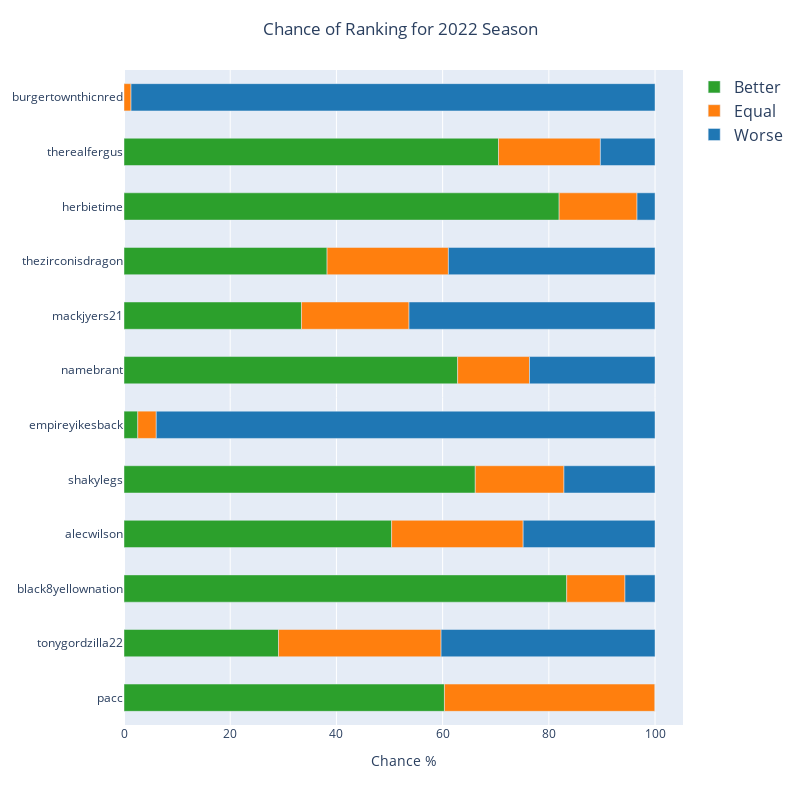

The notebook cell saved with this chart:
### Code cell
# Plots a horizontal bar chart
season_probs_melt = pd.melt(season_probs.reset_index().sort_values(by="rank", ascending=False).set_index("rank"), id_vars=['username', "Playoff"], var_name=' ', value_name='Chance %')

# Create the horizontal bar chart
fig = px.bar(
    season_probs_melt, 
    y='username', 
    x='Chance %', 
    color=' ', 
    title=f'Chance of Ranking for {YEAR} Season',
    orientation='h',  # Horizontal bar chart
    color_discrete_sequence=px.colors.qualitative.D3[:3][::-1],
)

# Update the layout
fig.update_layout(
    width=800,
    height=800,
    xaxis_title="Chance %",
    yaxis_title=None,
    title_x=0.5,
    font=dict(size=12),
    margin=dict(t=70, b=75, l=75, r=50),
    bargap=0.5,
    legend=dict(
        title=None,
        font=dict(size=16)
    )
)

fig.show()

### Figure 1 — Plotly figure (JSON) as saved in the notebook; plotly's stock layout.template omitted (floating-point values rounded to 4 significant figures)
{"data": [{"alignmentgroup": "True", "hovertemplate": " =Better<br>Chance %=%{x}<br>username=%{y}<extra></extra>", "legendgroup": "Better", "marker": {"color": "#2CA02C", "pattern": {"shape": ""}}, "name": "Better", "offsetgroup": "Better", "orientation": "h", "showlegend": true, "textposition": "auto", "type": "bar", "x": [60.34, 29.09, 83.37, 50.39, 66.15, 2.594, 62.83, 33.42, 38.24, 81.94, 70.52, 0], "xaxis": "x", "y": ["pacc", "tonygordzilla22", "black8yellownation", "alecwilson", "shakylegs", "empireyikesback", "namebrant", "mackjyers21", "thezirconisdragon", "herbietime", "therealfergus", "burgertownthicnred"], "yaxis": "y"}, {"alignmentgroup": "True", "hovertemplate": " =Equal<br>Chance %=%{x}<br>username=%{y}<extra></extra>", "legendgroup": "Equal", "marker": {"color": "#FF7F0E", "pattern": {"shape": ""}}, "name": "Equal", "offsetgroup": "Equal", "orientation": "h", "showlegend": true, "textposition": "auto", "type": "bar", "x": [39.66, 30.62, 10.97, 24.77, 16.7, 3.482, 13.53, 20.25, 22.85, 14.67, 19.19, 1.326], "xaxis": "x", "y": ["pacc", "tonygordzilla22", "black8yellownation", "alecwilson", "shakylegs", "empireyikesback", "namebrant", "mackjyers21", "thezirconisdragon", "herbietime", "therealfergus", "burgertownthicnred"], "yaxis": "y"}, {"alignmentgroup": "True", "hovertemplate": " =Worse<br>Chance %=%{x}<br>username=%{y}<extra></extra>", "legendgroup": "Worse", "marker": {"color": "#1F77B4", "pattern": {"shape": ""}}, "name": "Worse", "offsetgroup": "Worse", "orientation": "h", "showlegend": true, "textposition": "auto", "type": "bar", "x": [0, 40.29, 5.664, 24.83, 17.15, 93.92, 23.64, 46.33, 38.91, 3.393, 10.29, 98.67], "xaxis": "x", "y": ["pacc", "tonygordzilla22", "black8yellownation", "alecwilson", "shakylegs", "empireyikesback", "namebrant", "mackjyers21", "thezirconisdragon", "herbietime", "therealfergus", "burgertownthicnred"], "yaxis": "y"}], "layout": {"bargap": 0.5, "barmode": "relative", "font": {"size": 12}, "height": 800, "legend": {"font": {"size": 16}, "title": {}, "tracegroupgap": 0}, "margin": {"b": 75, "l": 75, "r": 50, "t": 70}, "title": {"text": "Chance of Ranking for 2022 Season", "x": 0.5}, "width": 800, "xaxis": {"anchor": "y", "domain": [0, 1], "title": {"text": "Chance %"}}, "yaxis": {"anchor": "x", "domain": [0, 1], "title": {}}}}
